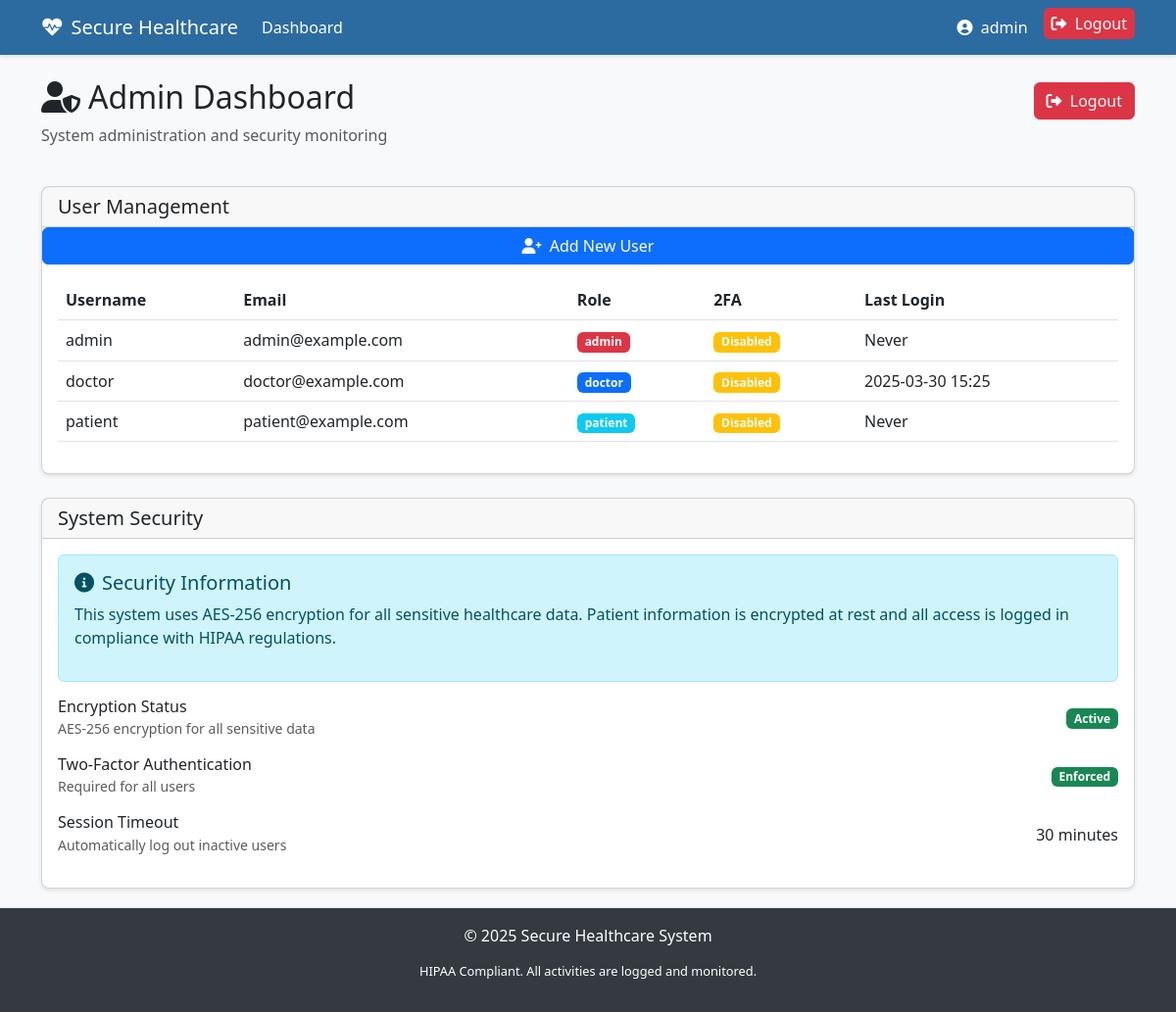
The page /dashboard (signed in) on the database as committed earlier.
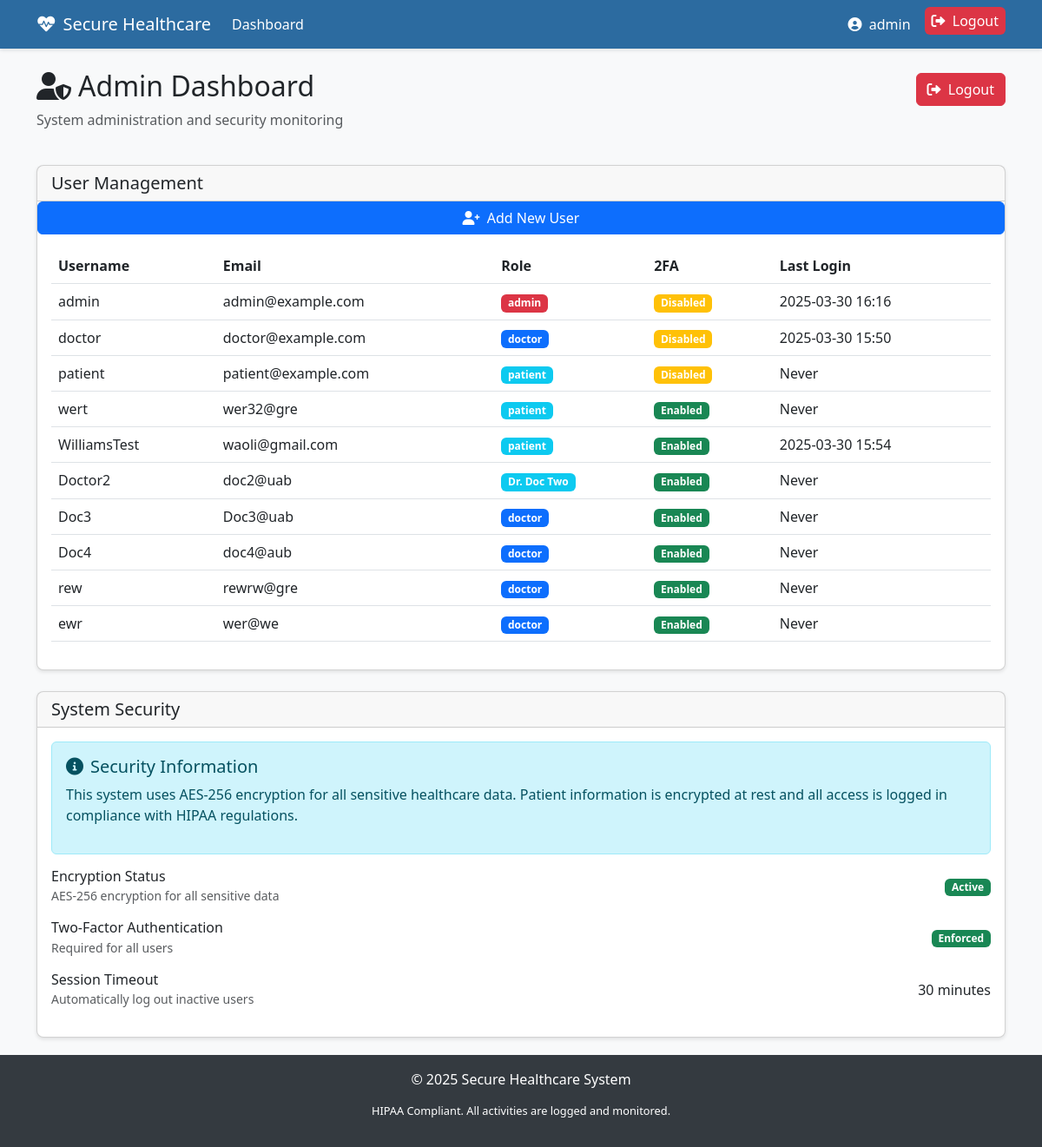
The same page on the database as committed later.
### app.py (models this page shows, shortened)
class User(db.Model, UserMixin):
    id = db.Column(db.Integer, primary_key=True)
    username = db.Column(db.String(80), unique=True, nullable=False)
    user_first_name = db.Column(db.String(80), nullable = False)
    user_last_name = db.Column(db.String(80), nullable = False)
    password_hash = db.Column(db.String(128), nullable=False)
    email = db.Column(db.String(120), unique=True, nullable=False)
    role = db.Column(db.String(20), nullable=False, default='patient')  # admin, doctor, patient
    totp_secret = db.Column(db.String(32), nullable=True)  # For 2FA
    is_active = db.Column(db.Boolean, default=True)
    created_at = db.Column(db.DateTime, default=datetime.utcnow)
    last_login = db.Column(db.DateTime, nullable=True)
    patient = db.relationship('Patient', backref='user', uselist=False)

### app.py (the view, shortened to what this page needs)
@app.route('/dashboard')
@login_required
def dashboard():
    if current_user.role == 'admin':
        users = User.query.all()
        return render_template('admin_dashboard.html', users=users)
    elif current_user.role == 'doctor':
        patients = Patient.query.all()
        log_action('VIEW', 'Patient', 0, 'Viewed all patients')
        return render_template('doctor_dashboard.html', patients=patients)
    return render_template('dashboard.html')

### app.py (called while the page is built)
@login_manager.user_loader
def load_user(user_id):
    return User.query.get(int(user_id))

@app.after_request
def add_security_headers(response):
    response.headers['X-Content-Type-Options'] = 'nosniff'
    response.headers['X-Frame-Options'] = 'SAMEORIGIN'
    response.headers['X-XSS-Protection'] = '1; mode=block'
    response.headers['Strict-Transport-Security'] = 'max-age=31536000; includeSubDomains'
    response.headers['Content-Security-Policy'] = "default-src 'self'; script-src 'self' cdn.jsdelivr.net; style-src 'self' cdn.jsdelivr.net; img-src 'self' data:;"
    response.headers['Referrer-Policy'] = 'strict-origin-when-cross-origin'
    return response

### templates/admin_dashboard.html (shortened to what the changed rows need)
{% extends 'base.html' %}
{% block content %}
<div class="row mb-4">
    <div class="col">
        <div class="d-flex justify-content-between align-items-center">
            <h2><i class="fas fa-user-shield me-2"></i>Admin Dashboard</h2>
        </div>
    </div>
</div>
<div class="row">
    <div class="col-12">
        <div class="card mb-4">
            <div class="card-body">
                <div class="table-responsive">
                    <table class="table table-hover">
                        <thead>
                            <tr>
                                <th>Username</th>
                                <th>Email</th>
                                <th>Role</th>
                                <th>2FA</th>
                                <th>Last Login</th>
                            </tr>
                        </thead>
                        <tbody>
                            {% for user in users %}
                            <tr>
                                <td>{{ user.username }}</td>
                                <td>{{ user.email }}</td>
                                <td>
                                    <span class="badge bg-{% if user.role == 'admin' %}danger{% elif user.role == 'doctor' %}primary{% else %}info{% endif %}">
                                        {{ user.role }}
                                    </span>
                                </td>
                                <td>
                                    {% if user.totp_secret %}
                                    <span class="badge bg-success">Enabled</span>
                                    {% else %}
                                    <span class="badge bg-warning">Disabled</span>
                                    {% endif %}
                                </td>
                                <td>{{ user.last_login.strftime('%Y-%m-%d %H:%M') if user.last_login else 'Never' }}</td>
                            </tr>
                            {% endfor %}
                        </tbody>
                    </table>
                </div>
            </div>
        </div>
    </div>
</div>
{% endblock %}

### templates/base.html (shortened to what this page needs)
<!DOCTYPE html>
<html lang="en">
<head>
    <link href="https://cdn.jsdelivr.net/npm/bootstrap@5.3.0-alpha1/dist/css/bootstrap.min.css" rel="stylesheet">
    <link rel="stylesheet" href="https://cdnjs.cloudflare.com/ajax/libs/font-awesome/6.0.0/css/all.min.css">
</head>
<body>
    <nav class="navbar navbar-expand-lg navbar-dark mb-4">
        <div class="container">
            <a class="navbar-brand" href="{{ url_for('index') }}">
                <i class="fas fa-heartbeat me-2"></i>Secure Healthcare
            </a>
            <div class="collapse navbar-collapse" id="navbarNav">
                <ul class="navbar-nav me-auto">
                    {% if current_user.is_authenticated %}
                        <li class="nav-item">
                            <a class="nav-link" href="{{ url_for('dashboard') }}">Dashboard</a>
                        </li>
                    {% endif %}
                </ul>
                <ul class="navbar-nav">
                    {% if current_user.is_authenticated %}
                        <li class="nav-item">
                            <a class="nav-link" href="{{ url_for('profile') }}">
                                <i class="fas fa-user-circle me-1"></i> {{ current_user.username }}
                            </a>
                        </li>
                        <li class="nav-item">
                            <a class="nav-link btn-logout py-1 px-2 ms-2 rounded" href="{{ url_for('logout') }}">
                                <i class="fas fa-sign-out-alt me-1"></i> Logout
                            </a>
                        </li>
                    {% endif %}
                </ul>
            </div>
        </div>
    </nav>
    <div class="container">
        {% block content %}{% endblock %}
    </div>
    <footer class="footer mt-auto py-3">
        <div class="container text-center">
            <span>© 2025 Secure Healthcare System</span>
            <p class="hipaa-notice">HIPAA Compliant. All activities are logged and monitored.</p>
        </div>
    </footer>
</body>
</html>

Rows that differ between the two databases and show on the page:
changed User "admin": last_login "Never" → "2025-03-30 16:16"
changed User "doctor@example.com": last_login "2025-03-30 15:25" → "2025-03-30 15:50"
added User: username "wert", email "wer32@gre", role "patient", shows "Enabled", last_login "Never"
added User: username "WilliamsTest", email "waoli@gmail.com", role "patient", shows "Enabled", last_login "2025-03-30 15:54"
added User: username "Doctor2", email "doc2@uab", role "Dr. Doc Two", shows "Enabled", last_login "Never"
added User: username "Doc3", email "Doc3@uab", role "doctor", shows "Enabled", last_login "Never"
added User: username "Doc4", email "doc4@aub", role "doctor", shows "Enabled", last_login "Never"
added User: username "rew", email "rewrw@gre", role "doctor", shows "Enabled", last_login "Never"
added User: username "ewr", email "wer@we", role "doctor", shows "Enabled", last_login "Never"
